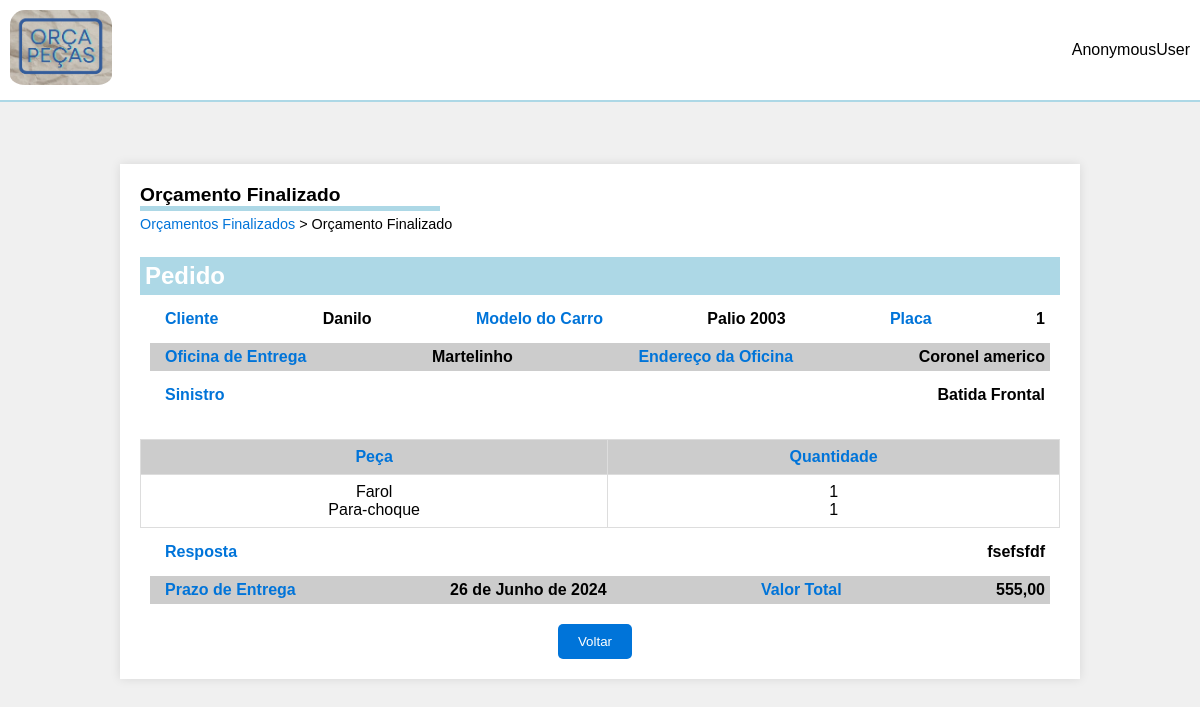
/finalizados2/7, run on an earlier commit of the app's database.
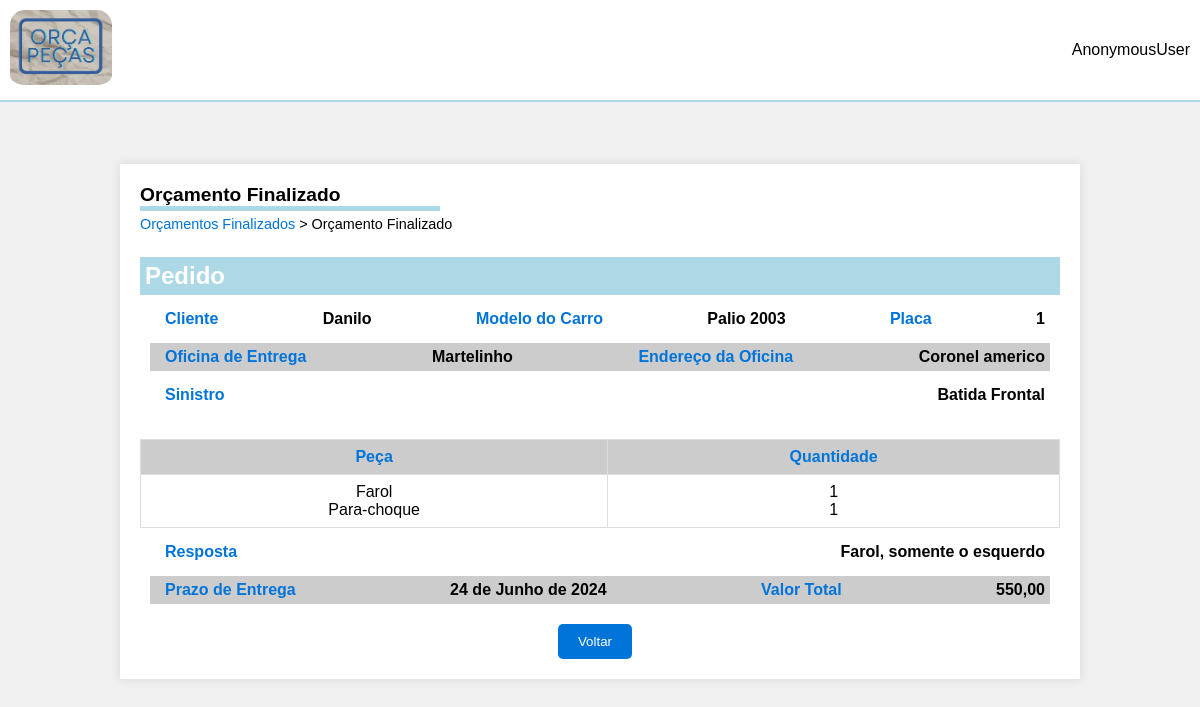
And on a later commit of the database.
### orcaPecas/models.py (models this page shows, shortened)
class Orcamento(models.Model):
    criador = models.ForeignKey(User, on_delete=models.CASCADE)
    nome = models.CharField(max_length=100)
    modelo = models.CharField(max_length=100)
    placa = models.CharField(max_length=100)
    data_criacao = models.DateTimeField(auto_now_add=True)
    oficina_entrega_nome = models.CharField(max_length=100)
    oficina_entrega_endereco = models.TextField()
    status = models.CharField(max_length=27, default='Pendente')
    comentarios_cliente = models.TextField(blank=True, null=True)
    comentarios_fornecedor = models.TextField(blank=True, null=True)
    prazo_entrega = models.DateField(blank=True, null=True)
    valor_total = models.DecimalField(max_digits=10, decimal_places=2, blank=True, null=True)
    itens_orcamento = models.JSONField(default=list)

### orcaPecas/views.py (the view)
# urls.py: path('finalizados2/<int:id>', views.finalizados_info, name='finalizados2'),
def finalizados_info(request, id):
    detalhes = Orcamento.objects.get(id=id)
    return render(request, 'pages/finalizados2.html', {'detalhe': detalhes})

### orcaPecas/templates/pages/finalizados2.html (shortened to what this page needs)
{% load static %}
<!DOCTYPE html>
<html lang="en">
  <head>
    <link rel="stylesheet" href="{% static 'css/responder_orcamento.css' %}" />
  </head>
  <body>
    <header>
      <img src="{% static 'images/logoOrcaPecas.PNG' %}" alt="Logo" />
      <span class="user-name">{{ user }}</span>
    </header>
    <main>
      <div class="container">
      <div class="page-title-container">
        <h1 class="page-title">Orçamento Finalizado</h1>
        <div class="breadcrumb">
          <a href="{% url 'finalizados' %}">Orçamentos Finalizados</a> > <span>Orçamento Finalizado</span>
        </div>
      </div>
      <form id="orcamento-form" method="POST" action="{% url 'status_orcamento' detalhe.id %}">
        <div class="form-container">
          <h2>Pedido</h2>
          <div class="form-section">
            <label for="cliente">Cliente</label>
            <span>{{detalhe.nome}}</span>
            <label for="modelo">Modelo do Carro</label>
            <span>{{detalhe.modelo}}</span>
            <label for="placa">Placa</label>
            <span>{{detalhe.placa}}</span>
          </div>
          <div class="form-section oficina">
            <label for="oficina">Oficina de Entrega</label>
            <span>{{detalhe.oficina_entrega_nome}}</span>
            <label for="endereco">Endereço da Oficina</label>
            <span>{{detalhe.oficina_entrega_endereco}}</span>
          </div>
          <div class="form-section">
            <label for="sinistro">Sinistro</label>
            <span>{{detalhe.comentarios_cliente}}</span>
          </div>
        </div>
        <div class="table">
          <table>
            <thead>
              <tr>
                <th>Peça</th>
                <th>Quantidade</th>
              </tr>
            </thead>
            <tbody id="itemsBody">
                <td>
                    {% for item in detalhe.itens_orcamento %}
                        {{item.peca}}<br>
                    {% endfor %}
                </td>
                <td>
                    {% for item in detalhe.itens_orcamento %}
                        {{item.quantidade}}<br>
                    {% endfor %}
                </td>
            </tbody>
          </table>
        </div>
        <div class="form-section">
            <label for="resposta">Resposta</label>
            <span>{{detalhe.comentarios_fornecedor}}</span>
        </div>
        <div class="form-section oficina">
            <label for="prazo_entrega">Prazo de Entrega</label>
            <span>{{detalhe.prazo_entrega}}</span>
            <label for="valor_total">Valor Total</label>
            <span>{{detalhe.valor_total}}</span>
        </div>
        <div class="buttons">
            <a href="{% url 'finalizados' %}"><button
                type="button"
                class="btn-back"
              >Voltar</button></a>
        </div>
      </form>
    </div>
    </main>
  </body>
</html>

What changed in the data, as far as the page shows it:
changed Orcamento "Danilo": comentarios_fornecedor "fsefsfdf" → "Farol, somente o esquerdo"; prazo_entrega "26 de Junho de 2024" → "24 de Junho de 2024"; valor_total "555,00" → "550,00"
